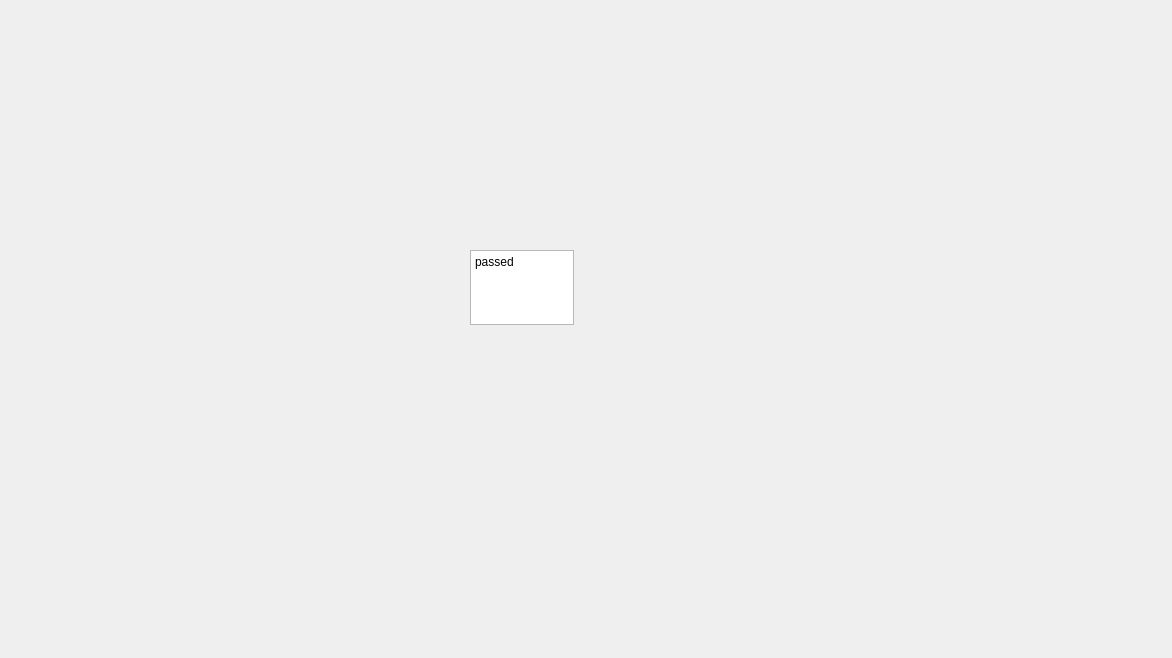
<?xml version="1.0" encoding="UTF-8"?>
<ui version="4.0">
 <class>home</class>
 <widget class="QDialog" name="home">
  <property name="geometry">
   <rect>
    <x>0</x>
    <y>0</y>
    <width>1172</width>
    <height>658</height>
   </rect>
  </property>
  <property name="windowTitle">
   <string>Dialog</string>
  </property>
  <widget class="QTextEdit" name="textEdit">
   <property name="geometry">
    <rect>
     <x>470</x>
     <y>250</y>
     <width>104</width>
     <height>75</height>
    </rect>
   </property>
   <property name="html">
    <string>&lt;!DOCTYPE HTML PUBLIC &quot;-//W3C//DTD HTML 4.0//EN&quot; &quot;http://www.w3.org/TR/REC-html40/strict.dtd&quot;&gt;
&lt;html&gt;&lt;head&gt;&lt;meta name=&quot;qrichtext&quot; content=&quot;1&quot; /&gt;&lt;meta charset=&quot;utf-8&quot; /&gt;&lt;style type=&quot;text/css&quot;&gt;
p, li { white-space: pre-wrap; }
hr { height: 1px; border-width: 0; }
li.unchecked::marker { content: &quot;\2610&quot;; }
li.checked::marker { content: &quot;\2612&quot;; }
&lt;/style&gt;&lt;/head&gt;&lt;body style=&quot; font-family:'Segoe UI'; font-size:9pt; font-weight:400; font-style:normal;&quot;&gt;
&lt;p style=&quot; margin-top:0px; margin-bottom:0px; margin-left:0px; margin-right:0px; -qt-block-indent:0; text-indent:0px;&quot;&gt;passed&lt;/p&gt;&lt;/body&gt;&lt;/html&gt;</string>
   </property>
  </widget>
 </widget>
 <resources/>
 <connections/>
</ui>
